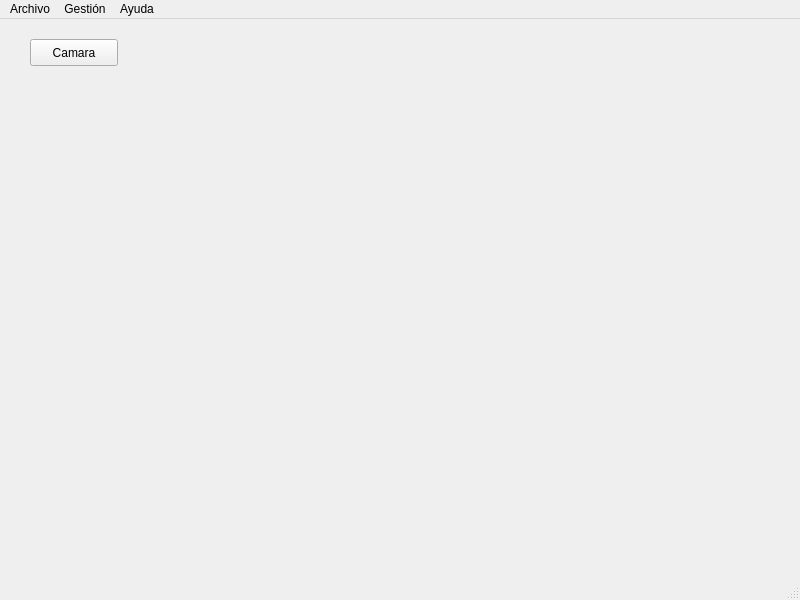
<?xml version="1.0" encoding="UTF-8"?>
<ui version="4.0">
 <class>MainWindow</class>
 <widget class="QMainWindow" name="MainWindow">
  <property name="windowModality">
   <enum>Qt::ApplicationModal</enum>
  </property>
  <property name="geometry">
   <rect>
    <x>0</x>
    <y>0</y>
    <width>800</width>
    <height>600</height>
   </rect>
  </property>
  <property name="windowTitle">
   <string>Liga Sanrafaelina de Fútbol</string>
  </property>
  <property name="autoFillBackground">
   <bool>false</bool>
  </property>
  <property name="styleSheet">
   <string notr="true">background-image: url(:/images/asserts/pattern.png);</string>
  </property>
  <widget class="QWidget" name="centralwidget">
   <widget class="QPushButton" name="openCamera">
    <property name="geometry">
     <rect>
      <x>30</x>
      <y>20</y>
      <width>88</width>
      <height>27</height>
     </rect>
    </property>
    <property name="text">
     <string>Camara</string>
    </property>
   </widget>
   <widget class="QWidget" name="verticalLayoutWidget">
    <property name="geometry">
     <rect>
      <x>0</x>
      <y>50</y>
      <width>791</width>
      <height>361</height>
     </rect>
    </property>
    <layout class="QVBoxLayout" name="main_layout" stretch="">
     <property name="spacing">
      <number>10</number>
     </property>
     <property name="sizeConstraint">
      <enum>QLayout::SetMaximumSize</enum>
     </property>
    </layout>
   </widget>
  </widget>
  <widget class="QMenuBar" name="menubar">
   <property name="geometry">
    <rect>
     <x>0</x>
     <y>0</y>
     <width>800</width>
     <height>25</height>
    </rect>
   </property>
   <widget class="QMenu" name="menuArchivo">
    <property name="title">
     <string>Archivo</string>
    </property>
    <addaction name="actionSalir"/>
   </widget>
   <widget class="QMenu" name="menuGesti_n">
    <property name="title">
     <string>Gestión</string>
    </property>
    <addaction name="action_clubs_list"/>
    <addaction name="action_players_list"/>
   </widget>
   <widget class="QMenu" name="menuAyuda">
    <property name="title">
     <string>Ayuda</string>
    </property>
    <addaction name="actionAcerca_de"/>
   </widget>
   <addaction name="menuArchivo"/>
   <addaction name="menuGesti_n"/>
   <addaction name="menuAyuda"/>
  </widget>
  <widget class="QStatusBar" name="statusbar"/>
  <action name="actionSalir">
   <property name="text">
    <string>Salir</string>
   </property>
   <property name="statusTip">
    <string>Salir de la aplicación</string>
   </property>
   <property name="shortcut">
    <string>Ctrl+Q</string>
   </property>
  </action>
  <action name="action_clubs_list">
   <property name="text">
    <string>Clubes</string>
   </property>
  </action>
  <action name="action_players_list">
   <property name="text">
    <string>Jugadores</string>
   </property>
  </action>
  <action name="actionAcerca_de">
   <property name="text">
    <string>Acerca de...</string>
   </property>
  </action>
 </widget>
 <resources>
  <include location="../resources.qrc"/>
 </resources>
 <connections/>
</ui>
